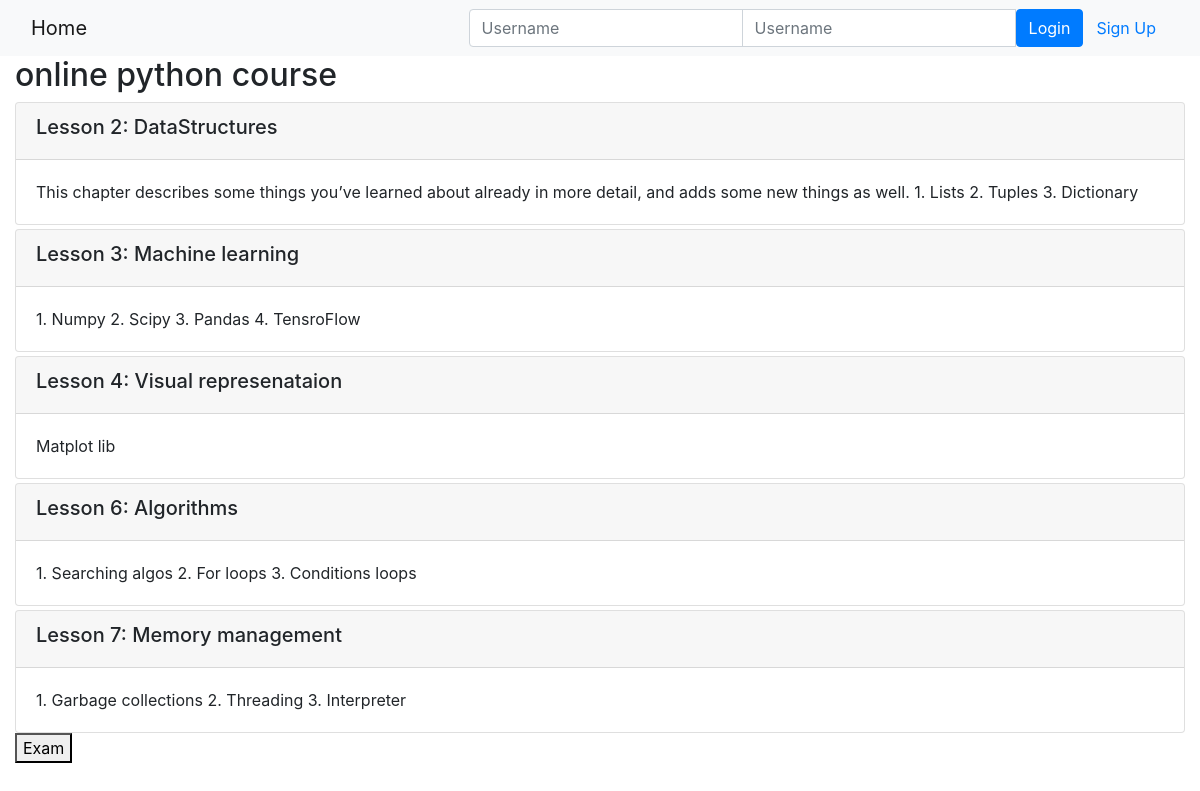
Page /onlinecourse/1/ on the committed database.
### onlinecourse/models.py (models this page shows)
class Course(models.Model):
    name = models.CharField(null=False, max_length=30, default='online course')
    image = models.ImageField(upload_to='course_images/')
    description = models.CharField(max_length=1000)
    pub_date = models.DateField(null=True)
    instructors = models.ManyToManyField(Instructor)
    users = models.ManyToManyField(settings.AUTH_USER_MODEL, through='Enrollment')
    total_enrollment = models.IntegerField(default=0)
    is_enrolled = False
    def __str__(self):
        return "Name: " + self.name + "," + \
               "Description: " + self.description

class Lesson(models.Model):
    title = models.CharField(max_length=200, default="title")
    order = models.IntegerField(default=0)
    course = models.ForeignKey(Course, on_delete=models.CASCADE)
    content = models.TextField()

### onlinecourse/views.py (the view)
# urls.py: path('<int:pk>/', views.CourseDetailView.as_view(), name='course_details'),
class CourseDetailView(generic.DetailView):
    model = Course
    template_name = 'onlinecourse/course_detail_bootstrap.html'

### onlinecourse/templates/onlinecourse/course_detail_bootstrap.html (shortened to what this page needs)
<!DOCTYPE html>
<html lang="en">
<head>
     {% load static %}
    <link rel="stylesheet" href="https://maxcdn.bootstrapcdn.com/bootstrap/4.5.2/css/bootstrap.min.css">
</head>
<body>
    <nav class="navbar navbar-light bg-light">
        <div class="container-fluid">
            <div class="navbar-header">
                  <a class="navbar-brand" href="{% url 'onlinecourse:index' %}">Home</a>
            </div>
            <ul class="nav navbar-nav navbar-right">
                {% if user.is_authenticated %}
                <li>
                    <a class="btn btn-link" href="#">{{ user.first_name }}({{ user.username }})</a>
                    <a class="btn btn-link" href="{% url 'onlinecourse:logout' %}">Logout</a>
                </li>
                {% else %}
                <li>
                    <form class="form-inline" action="{% url 'onlinecourse:login' %}" method="post">
                        <div class="input-group">
                            <input type="text" class="form-control" placeholder="Username" name="username" >
                            <input type="password" class="form-control" placeholder="Username" name="psw" >
                            <button class="btn btn-primary" type="submit">Login</button>
                            <a class="btn btn-link" href="{% url 'onlinecourse:registration' %}">Sign Up</a>
                        </div>
                    </form>
                </li>
                {% endif %}
            </ul>
        </div>
    </nav>
    <div class="container-fluid">
            <h2>{{ course.name }}</h2>
            <div class="card-columns-vertical">
                {% for lesson in course.lesson_set.all %}
                    <div class="card mt-1">
                        <div class="card-header"><h5>Lesson {{lesson.order|add:1}}: {{lesson.title}}</h5></div>
                        <div class="card-body">{{lesson.content}}</div>
                    </div>
                {% endfor %}
            </div>
            <button data-toggle="collapse" data-target="#exam">Exam</button>
    </div>
</body>
</html>

### rows in the picture
Course: name "online python course"
Lesson: order|add "2", title "DataStructures", content "This chapter describes some things you’ve learned about already in more detail, and adds some new things as well. 1. Lists 2. Tuples 3. Dictionary"
Lesson: order|add "3", title "Machine learning", content "1. Numpy 2. Scipy 3. Pandas 4. TensroFlow"
Lesson: order|add "4", title "Visual represenataion", content "Matplot lib"
Lesson: order|add "6", title "Algorithms", content "1. Searching algos 2. For loops 3. Conditions loops"
Lesson: order|add "7", title "Memory management", content "1. Garbage collections 2. Threading 3. Interpreter"
